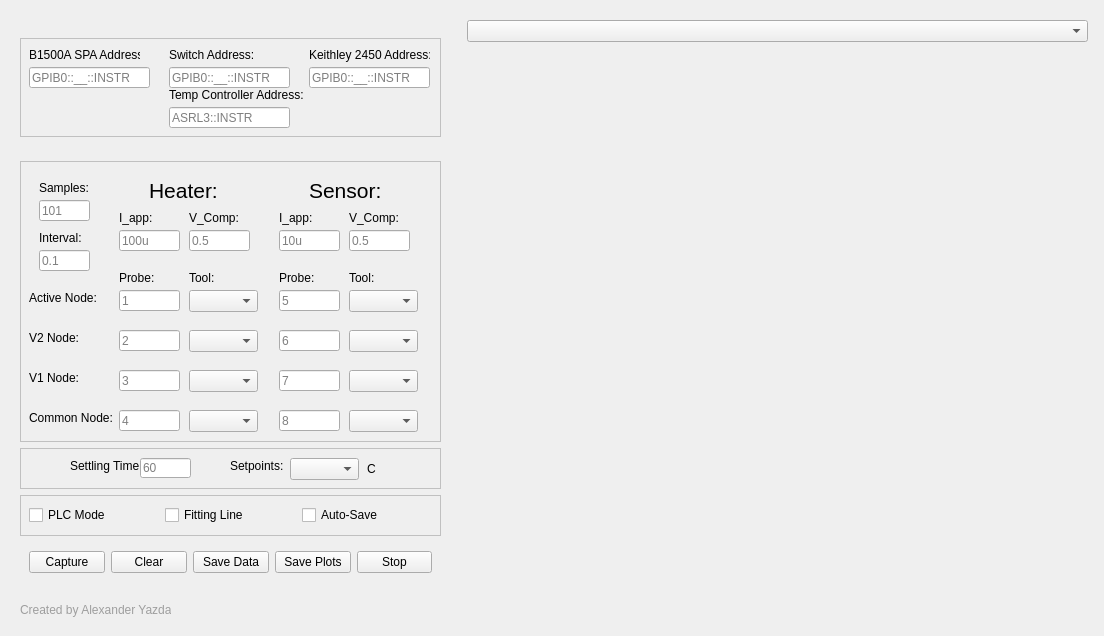
<?xml version="1.0" encoding="UTF-8"?>
<ui version="4.0">
 <class>Form</class>
 <widget class="QWidget" name="Form">
  <property name="geometry">
   <rect>
    <x>0</x>
    <y>0</y>
    <width>1104</width>
    <height>636</height>
   </rect>
  </property>
  <property name="minimumSize">
   <size>
    <width>1104</width>
    <height>581</height>
   </size>
  </property>
  <property name="windowTitle">
   <string>Form</string>
  </property>
  <layout class="QHBoxLayout" name="horizontalLayout_3">
   <item>
    <widget class="QWidget" name="widget_3" native="true">
     <property name="minimumSize">
      <size>
       <width>441</width>
       <height>618</height>
      </size>
     </property>
     <property name="maximumSize">
      <size>
       <width>441</width>
       <height>16777215</height>
      </size>
     </property>
     <layout class="QVBoxLayout" name="verticalLayout">
      <item>
       <spacer name="verticalSpacer_4">
        <property name="orientation">
         <enum>Qt::Vertical</enum>
        </property>
        <property name="sizeHint" stdset="0">
         <size>
          <width>20</width>
          <height>40</height>
         </size>
        </property>
       </spacer>
      </item>
      <item>
       <widget class="QWidget" name="widget_6" native="true">
        <property name="minimumSize">
         <size>
          <width>421</width>
          <height>99</height>
         </size>
        </property>
        <property name="maximumSize">
         <size>
          <width>421</width>
          <height>16777215</height>
         </size>
        </property>
        <property name="styleSheet">
         <string notr="true">#widget_6{
	border: 1px  solid #C0C0C0;
}</string>
        </property>
        <layout class="QHBoxLayout" name="horizontalLayout_4">
         <item>
          <widget class="QWidget" name="widget" native="true">
           <property name="minimumSize">
            <size>
             <width>401</width>
             <height>81</height>
            </size>
           </property>
           <widget class="QLabel" name="label_2">
            <property name="geometry">
             <rect>
              <x>140</x>
              <y>0</y>
              <width>111</width>
              <height>16</height>
             </rect>
            </property>
            <property name="text">
             <string>Switch Address:</string>
            </property>
           </widget>
           <widget class="QLineEdit" name="Switching_Matrix_Address">
            <property name="geometry">
             <rect>
              <x>140</x>
              <y>20</y>
              <width>121</width>
              <height>21</height>
             </rect>
            </property>
            <property name="placeholderText">
             <string>GPIB0::__::INSTR</string>
            </property>
           </widget>
           <widget class="QLabel" name="label">
            <property name="geometry">
             <rect>
              <x>0</x>
              <y>0</y>
              <width>111</width>
              <height>16</height>
             </rect>
            </property>
            <property name="text">
             <string>B1500A SPA Address:</string>
            </property>
           </widget>
           <widget class="QLineEdit" name="B1500A_address">
            <property name="geometry">
             <rect>
              <x>0</x>
              <y>20</y>
              <width>121</width>
              <height>21</height>
             </rect>
            </property>
            <property name="text">
             <string/>
            </property>
            <property name="placeholderText">
             <string>GPIB0::__::INSTR</string>
            </property>
           </widget>
           <widget class="QLineEdit" name="Keithley_2450_Address">
            <property name="geometry">
             <rect>
              <x>280</x>
              <y>20</y>
              <width>121</width>
              <height>21</height>
             </rect>
            </property>
            <property name="placeholderText">
             <string>GPIB0::__::INSTR</string>
            </property>
           </widget>
           <widget class="QLabel" name="label_5">
            <property name="geometry">
             <rect>
              <x>280</x>
              <y>0</y>
              <width>121</width>
              <height>16</height>
             </rect>
            </property>
            <property name="text">
             <string>Keithley 2450 Address:</string>
            </property>
           </widget>
           <widget class="QLineEdit" name="Switching_Matrix_Address_2">
            <property name="geometry">
             <rect>
              <x>140</x>
              <y>60</y>
              <width>121</width>
              <height>21</height>
             </rect>
            </property>
            <property name="placeholderText">
             <string>ASRL3::INSTR</string>
            </property>
           </widget>
           <widget class="QLabel" name="label_18">
            <property name="geometry">
             <rect>
              <x>140</x>
              <y>40</y>
              <width>141</width>
              <height>16</height>
             </rect>
            </property>
            <property name="text">
             <string>Temp Controller Address:</string>
            </property>
           </widget>
          </widget>
         </item>
        </layout>
       </widget>
      </item>
      <item>
       <spacer name="verticalSpacer">
        <property name="orientation">
         <enum>Qt::Vertical</enum>
        </property>
        <property name="sizeHint" stdset="0">
         <size>
          <width>20</width>
          <height>40</height>
         </size>
        </property>
       </spacer>
      </item>
      <item>
       <widget class="QWidget" name="widget_5" native="true">
        <property name="minimumSize">
         <size>
          <width>421</width>
          <height>281</height>
         </size>
        </property>
        <property name="maximumSize">
         <size>
          <width>421</width>
          <height>281</height>
         </size>
        </property>
        <property name="styleSheet">
         <string notr="true">#widget_5
{
	border: 1px  solid #C0C0C0;
}</string>
        </property>
        <layout class="QHBoxLayout" name="horizontalLayout_2">
         <item>
          <widget class="QWidget" name="widget_2" native="true">
           <property name="minimumSize">
            <size>
             <width>401</width>
             <height>281</height>
            </size>
           </property>
           <widget class="QLabel" name="label_3">
            <property name="geometry">
             <rect>
              <x>10</x>
              <y>10</y>
              <width>60</width>
              <height>16</height>
             </rect>
            </property>
            <property name="text">
             <string>Samples:</string>
            </property>
           </widget>
           <widget class="QLineEdit" name="samples_entry">
            <property name="geometry">
             <rect>
              <x>10</x>
              <y>30</y>
              <width>51</width>
              <height>21</height>
             </rect>
            </property>
            <property name="placeholderText">
             <string>101</string>
            </property>
           </widget>
           <widget class="QLineEdit" name="interval_entry">
            <property name="geometry">
             <rect>
              <x>10</x>
              <y>80</y>
              <width>51</width>
              <height>21</height>
             </rect>
            </property>
            <property name="placeholderText">
             <string>0.1</string>
            </property>
           </widget>
           <widget class="QLabel" name="label_4">
            <property name="geometry">
             <rect>
              <x>10</x>
              <y>60</y>
              <width>60</width>
              <height>16</height>
             </rect>
            </property>
            <property name="text">
             <string>Interval:</string>
            </property>
           </widget>
           <widget class="QLineEdit" name="probe_active_entry_heat">
            <property name="geometry">
             <rect>
              <x>90</x>
              <y>120</y>
              <width>61</width>
              <height>21</height>
             </rect>
            </property>
            <property name="placeholderText">
             <string>1</string>
            </property>
           </widget>
           <widget class="QLabel" name="label_10">
            <property name="geometry">
             <rect>
              <x>90</x>
              <y>100</y>
              <width>60</width>
              <height>16</height>
             </rect>
            </property>
            <property name="text">
             <string>Probe:</string>
            </property>
           </widget>
           <widget class="QLabel" name="label_12">
            <property name="geometry">
             <rect>
              <x>160</x>
              <y>100</y>
              <width>60</width>
              <height>16</height>
             </rect>
            </property>
            <property name="text">
             <string>Tool:</string>
            </property>
           </widget>
           <widget class="QLineEdit" name="probe_common_entry_heat">
            <property name="geometry">
             <rect>
              <x>90</x>
              <y>240</y>
              <width>61</width>
              <height>21</height>
             </rect>
            </property>
            <property name="placeholderText">
             <string>4</string>
            </property>
           </widget>
           <widget class="QLabel" name="label_8">
            <property name="geometry">
             <rect>
              <x>0</x>
              <y>120</y>
              <width>81</width>
              <height>16</height>
             </rect>
            </property>
            <property name="text">
             <string>Active Node:</string>
            </property>
           </widget>
           <widget class="QLabel" name="label_9">
            <property name="geometry">
             <rect>
              <x>0</x>
              <y>240</y>
              <width>101</width>
              <height>16</height>
             </rect>
            </property>
            <property name="text">
             <string>Common Node:</string>
            </property>
           </widget>
           <widget class="QLineEdit" name="V_comp_entry_heat">
            <property name="geometry">
             <rect>
              <x>160</x>
              <y>60</y>
              <width>61</width>
              <height>21</height>
             </rect>
            </property>
            <property name="placeholderText">
             <string>0.5</string>
            </property>
           </widget>
           <widget class="QLineEdit" name="i_app_entry_heat">
            <property name="geometry">
             <rect>
              <x>90</x>
              <y>60</y>
              <width>61</width>
              <height>21</height>
             </rect>
            </property>
            <property name="placeholderText">
             <string>100u</string>
            </property>
           </widget>
           <widget class="QLabel" name="label20">
            <property name="geometry">
             <rect>
              <x>90</x>
              <y>40</y>
              <width>60</width>
              <height>16</height>
             </rect>
            </property>
            <property name="text">
             <string>I_app:</string>
            </property>
           </widget>
           <widget class="QLabel" name="label_15">
            <property name="geometry">
             <rect>
              <x>160</x>
              <y>40</y>
              <width>60</width>
              <height>16</height>
             </rect>
            </property>
            <property name="text">
             <string>V_Comp:</string>
            </property>
           </widget>
           <widget class="QLineEdit" name="probe_v1_entry_heat">
            <property name="geometry">
             <rect>
              <x>90</x>
              <y>200</y>
              <width>61</width>
              <height>21</height>
             </rect>
            </property>
            <property name="placeholderText">
             <string>3</string>
            </property>
           </widget>
           <widget class="QLabel" name="label_11">
            <property name="geometry">
             <rect>
              <x>0</x>
              <y>200</y>
              <width>101</width>
              <height>16</height>
             </rect>
            </property>
            <property name="text">
             <string>V1 Node:</string>
            </property>
           </widget>
           <widget class="QLabel" name="label_13">
            <property name="geometry">
             <rect>
              <x>0</x>
              <y>160</y>
              <width>51</width>
              <height>16</height>
             </rect>
            </property>
            <property name="text">
             <string>V2 Node:</string>
            </property>
           </widget>
           <widget class="QLineEdit" name="probe_v2_entry_heat">
            <property name="geometry">
             <rect>
              <x>90</x>
              <y>160</y>
              <width>61</width>
              <height>21</height>
             </rect>
            </property>
            <property name="placeholderText">
             <string>2</string>
            </property>
           </widget>
           <widget class="QLineEdit" name="probe_v2_entry_sense">
            <property name="geometry">
             <rect>
              <x>250</x>
              <y>160</y>
              <width>61</width>
              <height>21</height>
             </rect>
            </property>
            <property name="placeholderText">
             <string>6</string>
            </property>
           </widget>
           <widget class="QLineEdit" name="probe_active_entry_sense">
            <property name="geometry">
             <rect>
              <x>250</x>
              <y>120</y>
              <width>61</width>
              <height>21</height>
             </rect>
            </property>
            <property name="placeholderText">
             <string>5</string>
            </property>
           </widget>
           <widget class="QLineEdit" name="probe_v1_entry_sense">
            <property name="geometry">
             <rect>
              <x>250</x>
              <y>200</y>
              <width>61</width>
              <height>21</height>
             </rect>
            </property>
            <property name="placeholderText">
             <string>7</string>
            </property>
           </widget>
           <widget class="QLineEdit" name="probe_common_entry_sense">
            <property name="geometry">
             <rect>
              <x>250</x>
              <y>240</y>
              <width>61</width>
              <height>21</height>
             </rect>
            </property>
            <property name="placeholderText">
             <string>8</string>
            </property>
           </widget>
           <widget class="QLabel" name="label_14">
            <property name="geometry">
             <rect>
              <x>250</x>
              <y>100</y>
              <width>60</width>
              <height>16</height>
             </rect>
            </property>
            <property name="text">
             <string>Probe:</string>
            </property>
           </widget>
           <widget class="QLabel" name="label_16">
            <property name="geometry">
             <rect>
              <x>320</x>
              <y>100</y>
              <width>60</width>
              <height>16</height>
             </rect>
            </property>
            <property name="text">
             <string>Tool:</string>
            </property>
           </widget>
           <widget class="QComboBox" name="comboBox_active_heat">
            <property name="geometry">
             <rect>
              <x>160</x>
              <y>120</y>
              <width>69</width>
              <height>22</height>
             </rect>
            </property>
           </widget>
           <widget class="QComboBox" name="comboBox_active_sense">
            <property name="geometry">
             <rect>
              <x>320</x>
              <y>120</y>
              <width>69</width>
              <height>22</height>
             </rect>
            </property>
           </widget>
           <widget class="QComboBox" name="comboBox_v2_heat">
            <property name="geometry">
             <rect>
              <x>160</x>
              <y>160</y>
              <width>69</width>
              <height>22</height>
             </rect>
            </property>
           </widget>
           <widget class="QComboBox" name="comboBox_common_heat">
            <property name="geometry">
             <rect>
              <x>160</x>
              <y>240</y>
              <width>69</width>
              <height>22</height>
             </rect>
            </property>
           </widget>
           <widget class="QComboBox" name="comboBox_v1_heat">
            <property name="geometry">
             <rect>
              <x>160</x>
              <y>200</y>
              <width>69</width>
              <height>22</height>
             </rect>
            </property>
           </widget>
           <widget class="QComboBox" name="comboBox_v2_sense">
            <property name="geometry">
             <rect>
              <x>320</x>
              <y>160</y>
              <width>69</width>
              <height>22</height>
             </rect>
            </property>
           </widget>
           <widget class="QComboBox" name="comboBox_v1_sense">
            <property name="geometry">
             <rect>
              <x>320</x>
              <y>200</y>
              <width>69</width>
              <height>22</height>
             </rect>
            </property>
           </widget>
           <widget class="QComboBox" name="comboBox_common_sense">
            <property name="geometry">
             <rect>
              <x>320</x>
              <y>240</y>
              <width>69</width>
              <height>22</height>
             </rect>
            </property>
           </widget>
           <widget class="QLabel" name="label_6">
            <property name="geometry">
             <rect>
              <x>120</x>
              <y>10</y>
              <width>91</width>
              <height>21</height>
             </rect>
            </property>
            <property name="font">
             <font>
              <pointsize>16</pointsize>
             </font>
            </property>
            <property name="text">
             <string>Heater:</string>
            </property>
           </widget>
           <widget class="QLabel" name="label_7">
            <property name="geometry">
             <rect>
              <x>280</x>
              <y>10</y>
              <width>71</width>
              <height>21</height>
             </rect>
            </property>
            <property name="font">
             <font>
              <pointsize>16</pointsize>
             </font>
            </property>
            <property name="text">
             <string>Sensor:</string>
            </property>
           </widget>
           <widget class="QLabel" name="label_17">
            <property name="geometry">
             <rect>
              <x>320</x>
              <y>40</y>
              <width>60</width>
              <height>16</height>
             </rect>
            </property>
            <property name="text">
             <string>V_Comp:</string>
            </property>
           </widget>
           <widget class="QLineEdit" name="V_comp_entry_sense">
            <property name="geometry">
             <rect>
              <x>320</x>
              <y>60</y>
              <width>61</width>
              <height>21</height>
             </rect>
            </property>
            <property name="placeholderText">
             <string>0.5</string>
            </property>
           </widget>
           <widget class="QLineEdit" name="i_app_entry_sense">
            <property name="geometry">
             <rect>
              <x>250</x>
              <y>60</y>
              <width>61</width>
              <height>21</height>
             </rect>
            </property>
            <property name="placeholderText">
             <string>10u</string>
            </property>
           </widget>
           <widget class="QLabel" name="label20_2">
            <property name="geometry">
             <rect>
              <x>250</x>
              <y>40</y>
              <width>60</width>
              <height>16</height>
             </rect>
            </property>
            <property name="text">
             <string>I_app:</string>
            </property>
           </widget>
          </widget>
         </item>
        </layout>
       </widget>
      </item>
      <item>
       <spacer name="verticalSpacer_6">
        <property name="orientation">
         <enum>Qt::Vertical</enum>
        </property>
        <property name="sizeHint" stdset="0">
         <size>
          <width>20</width>
          <height>7</height>
         </size>
        </property>
       </spacer>
      </item>
      <item>
       <widget class="QWidget" name="widget_9" native="true">
        <property name="minimumSize">
         <size>
          <width>401</width>
          <height>41</height>
         </size>
        </property>
        <property name="maximumSize">
         <size>
          <width>421</width>
          <height>16777215</height>
         </size>
        </property>
        <property name="styleSheet">
         <string notr="true">#widget_9

{
	border: 1px  solid #C0C0C0;
}</string>
        </property>
        <widget class="QLabel" name="label_19">
         <property name="geometry">
          <rect>
           <x>50</x>
           <y>10</y>
           <width>71</width>
           <height>16</height>
          </rect>
         </property>
         <property name="text">
          <string>Settling Time:</string>
         </property>
        </widget>
        <widget class="QLineEdit" name="settling_time_entry">
         <property name="geometry">
          <rect>
           <x>120</x>
           <y>10</y>
           <width>51</width>
           <height>20</height>
          </rect>
         </property>
         <property name="placeholderText">
          <string>60</string>
         </property>
        </widget>
        <widget class="QLabel" name="label_20">
         <property name="geometry">
          <rect>
           <x>210</x>
           <y>10</y>
           <width>61</width>
           <height>16</height>
          </rect>
         </property>
         <property name="text">
          <string>Setpoints:</string>
         </property>
        </widget>
        <widget class="QComboBox" name="setpoint_comboBox">
         <property name="geometry">
          <rect>
           <x>270</x>
           <y>10</y>
           <width>69</width>
           <height>22</height>
          </rect>
         </property>
        </widget>
        <widget class="QLabel" name="label_21">
         <property name="geometry">
          <rect>
           <x>347</x>
           <y>14</y>
           <width>47</width>
           <height>13</height>
          </rect>
         </property>
         <property name="text">
          <string>C</string>
         </property>
        </widget>
       </widget>
      </item>
      <item>
       <spacer name="verticalSpacer_2">
        <property name="orientation">
         <enum>Qt::Vertical</enum>
        </property>
        <property name="sizeHint" stdset="0">
         <size>
          <width>20</width>
          <height>18</height>
         </size>
        </property>
       </spacer>
      </item>
      <item>
       <widget class="QWidget" name="widget_8" native="true">
        <property name="minimumSize">
         <size>
          <width>401</width>
          <height>41</height>
         </size>
        </property>
        <property name="maximumSize">
         <size>
          <width>421</width>
          <height>16777215</height>
         </size>
        </property>
        <property name="styleSheet">
         <string notr="true">#widget_8

{
	border: 1px  solid #C0C0C0;
}</string>
        </property>
        <layout class="QHBoxLayout" name="horizontalLayout_5">
         <item>
          <widget class="QCheckBox" name="PLC_checkBox">
           <property name="text">
            <string>PLC Mode</string>
           </property>
          </widget>
         </item>
         <item>
          <widget class="QCheckBox" name="fit_line_checkBox">
           <property name="text">
            <string>Fitting Line</string>
           </property>
          </widget>
         </item>
         <item>
          <widget class="QCheckBox" name="save_checkBox">
           <property name="text">
            <string>Auto-Save</string>
           </property>
          </widget>
         </item>
        </layout>
       </widget>
      </item>
      <item>
       <spacer name="verticalSpacer_3">
        <property name="orientation">
         <enum>Qt::Vertical</enum>
        </property>
        <property name="sizeHint" stdset="0">
         <size>
          <width>20</width>
          <height>0</height>
         </size>
        </property>
       </spacer>
      </item>
      <item>
       <widget class="QWidget" name="widget_4" native="true">
        <property name="minimumSize">
         <size>
          <width>401</width>
          <height>41</height>
         </size>
        </property>
        <property name="maximumSize">
         <size>
          <width>421</width>
          <height>16777215</height>
         </size>
        </property>
        <property name="styleSheet">
         <string notr="true"/>
        </property>
        <layout class="QHBoxLayout" name="horizontalLayout">
         <item>
          <widget class="QPushButton" name="capture_button">
           <property name="text">
            <string>Capture</string>
           </property>
          </widget>
         </item>
         <item>
          <widget class="QPushButton" name="clear_button">
           <property name="text">
            <string>Clear</string>
           </property>
          </widget>
         </item>
         <item>
          <widget class="QPushButton" name="save_data_button">
           <property name="text">
            <string>Save Data</string>
           </property>
          </widget>
         </item>
         <item>
          <widget class="QPushButton" name="save_button">
           <property name="text">
            <string>Save Plots</string>
           </property>
          </widget>
         </item>
         <item>
          <widget class="QPushButton" name="cancel_button">
           <property name="text">
            <string>Stop</string>
           </property>
          </widget>
         </item>
        </layout>
       </widget>
      </item>
      <item>
       <spacer name="verticalSpacer_5">
        <property name="orientation">
         <enum>Qt::Vertical</enum>
        </property>
        <property name="sizeHint" stdset="0">
         <size>
          <width>20</width>
          <height>13</height>
         </size>
        </property>
       </spacer>
      </item>
      <item>
       <widget class="QWidget" name="widget_7" native="true">
        <property name="minimumSize">
         <size>
          <width>411</width>
          <height>31</height>
         </size>
        </property>
        <widget class="QLabel" name="name_label">
         <property name="geometry">
          <rect>
           <x>0</x>
           <y>11</y>
           <width>151</width>
           <height>20</height>
          </rect>
         </property>
         <property name="styleSheet">
          <string notr="true">font: 75 8pt &quot;Myanmar Text&quot;;
color: rgb(158, 158, 158);
</string>
         </property>
         <property name="text">
          <string>Created by Alexander Yazdani</string>
         </property>
        </widget>
       </widget>
      </item>
     </layout>
    </widget>
   </item>
   <item>
    <widget class="QWidget" name="Plot_Widget" native="true">
     <property name="minimumSize">
      <size>
       <width>639</width>
       <height>501</height>
      </size>
     </property>
     <property name="styleSheet">
      <string notr="true"/>
     </property>
     <layout class="QGridLayout" name="gridLayout">
      <item row="0" column="0">
       <widget class="QComboBox" name="comboBox">
        <property name="currentText">
         <string/>
        </property>
       </widget>
      </item>
      <item row="1" column="0">
       <widget class="QStackedWidget" name="stackedWidget">
        <widget class="QWidget" name="voltage_page"/>
        <widget class="QWidget" name="current_page"/>
        <widget class="QWidget" name="resistance_page"/>
       </widget>
      </item>
     </layout>
    </widget>
   </item>
  </layout>
 </widget>
 <resources/>
 <connections/>
</ui>
